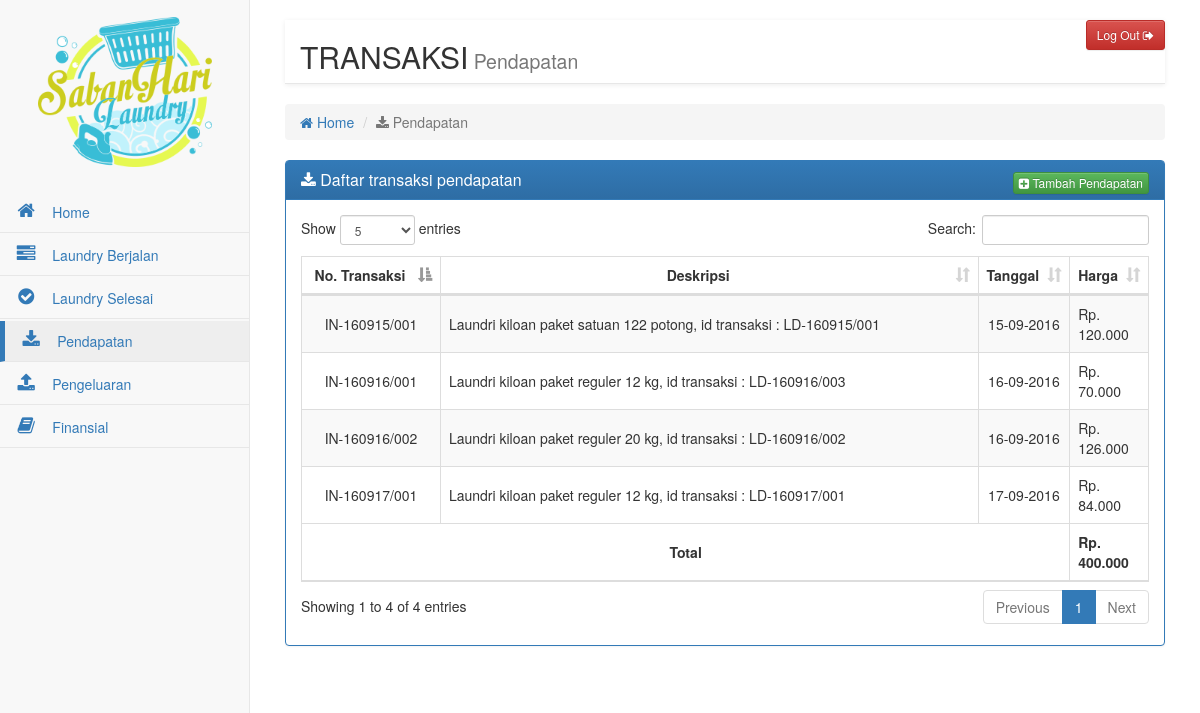
Screenshot of /pages/pendapatan.php (signed in) with the database file from the repository.
### tables this page shows
CREATE TABLE `tb_pendapatan` (
  `id_transaksi` int(11) NOT NULL,
  `no_transaksi` varchar(20) NOT NULL,
  `deskripsi` varchar(150) NOT NULL,
  `tanggal` date NOT NULL,
  `harga` int(11) NOT NULL
);

### functions/functions.php (called while the page is built, shortened)
<?php
	function koneksi(){
	    $conn = mysqli_connect("localhost", "root", "") or die ("Koneksi ke database gagal");
	    mysqli_select_db($conn, "laundry") or die("Database Salah");
	    return $conn;
	}
	function tampil($query){
		$conn = koneksi();
		$result = mysqli_query($conn, $query);
		$rows = array();
		while ($row = mysqli_fetch_assoc($result)) {
			$rows[] = $row;
		}
		return $rows;
	}
	function sum($query){
		$conn = koneksi();
		$result = mysqli_query($conn, $query);
		$data = mysqli_fetch_assoc($result);
		return $data;
	}
?>

### pages/pendapatan.php (the view, shortened to what this page needs)
<?php
    require '../functions/functions.php';
    $query = "
            SELECT
                no_transaksi,
                deskripsi,
                tanggal,
                harga
            FROM
                tb_pendapatan
            ORDER BY no_transaksi DESC";
    $query2 = "
            SELECT
               SUM(harga) as total
            FROM
                tb_pendapatan ";
    $pendapatan = tampil($query);
    $total_harga = sum($query2);
?>
<!DOCTYPE html>
<html lang="en">
<?php require '../templates/header.php'; ?>
<body>
    <div id="wrapper">
        <?php require '../templates/nav.php'; ?>
        <div id="page-content-wrapper">
            <div class="container-fluid xyz">
                <?php require '../templates/nav-top.php'; ?>
                <br>
                <div class="row">
                    <div class="col-md-12">
                        <ol class="breadcrumb">
                            <li><a href="home.php"><i class="fa fa-home" aria-hidden="true"></i> Home</a></li>
                            <li class="active"><i class="fa fa-download"></i> Pendapatan</li>
                        </ol>
                    </div>
                </div>
                <div class="row">
                    <div class="col-md-12">
                        <div class="panel panel-primary">
                            <div class="panel-heading">
                                <div class="pull-right">
                                    <div class="btn-group">
                                    <a href="input-pendapatan.php" type="button" class="btn btn-success btn-xs">
                                        <i class="fa fa-plus-square" aria-hidden="true"></i> Tambah Pendapatan
                                    </a>
                                    </div>
                                </div>
                                <h3 class="panel-title"><i class="fa fa-download" aria-hidden="true"></i> Daftar transaksi pendapatan</h3>
                            </div>
                            <div class="panel-body">
                                <div class="table-responsive">
                                    <table id="tabel" class="table table-hover table-striped table-bordered">
                                        <thead>
                                            <tr>
                                                <th width="100px">No. Transaksi</th>
                                                <th width="500px">Deskripsi</th>
                                                <th>Tanggal</th>
                                                <th>Harga </th>
                                            </tr>
                                        </thead>
                                        <tbody>
                                    <?php   foreach ($pendapatan as $pendapatan): ?>
                                                <tr>
                                                    <td align="center"><?php echo $pendapatan["no_transaksi"]; ?></td>
                                                    <td><?php echo $pendapatan["deskripsi"]; ?></td>
                                                    <td align="center"><?php echo date("d-m-Y",strtotime($pendapatan["tanggal"])); ?></td>
                                                    <td>Rp. <?php echo number_format($pendapatan["harga"], 0, ',', '.'); ?></td>
                                                </tr>
                                    <?php   endforeach ?>
                                        </tbody>
                                        <tfoot>
                                            <tr>
                                                <th colspan="3">Total</th>
                                                <td>
                                                    <b>Rp. <?php echo number_format($total_harga['total'], 0, ',', '.'); ?></b>
                                                </td>
                                            </tr>
                                        </tfoot>
                                    </table>
                                </div>
                            </div>
                        </div>
                    </div>
                </div>
            </div>
        </div>
    </div>
</body>
</html>

### css/style.css (style rules this page uses)
html { overflow-y: scroll; }
#wrapper { padding-left: 0; -webkit-transition: all 0.5s ease; -moz-transition: all 0.5s ease; -o-transition: all 0.5s ease; transition: all 0.5s ease; overflow: hidden; }
#page-content-wrapper { position: absolute; padding: 15px; width: 100%; overflow-x: hidden; }
.xyz { min-width: 360px; }
@media (min-width:768px) { #wrapper { padding-left: 250px; } }
@media (min-width:768px) { #page-content-wrapper { padding: 20px; position: relative; -webkit-transition: all 0.5s ease; -moz-transition: all 0.5s ease; -o-transition: all 0.5s ease; transition: all 0.5s ease; } }
.table th { text-align: center; }
.table th, td { vertical-align: middle !important; }

### rows the page displays
tb_pendapatan: no_transaksi "IN-160917/001", deskripsi "Laundri kiloan paket reguler 12 kg, id transaksi : LD-160917/001", tanggal "17-09-2016", harga "84.000"
tb_pendapatan: no_transaksi "IN-160916/002", deskripsi "Laundri kiloan paket reguler 20 kg, id transaksi : LD-160916/002", tanggal "16-09-2016", harga "126.000"
tb_pendapatan: no_transaksi "IN-160916/001", deskripsi "Laundri kiloan paket reguler 12 kg, id transaksi : LD-160916/003", tanggal "16-09-2016", harga "70.000"
tb_pendapatan: no_transaksi "IN-160915/001", deskripsi "Laundri kiloan paket satuan 122 potong, id transaksi : LD-160915/001", tanggal "15-09-2016", harga "120.000"

### other values shown
$header_name "TRANSAKSI"
$sub_header_name "Pendapatan"
$total_harga['total'] "400.000"
